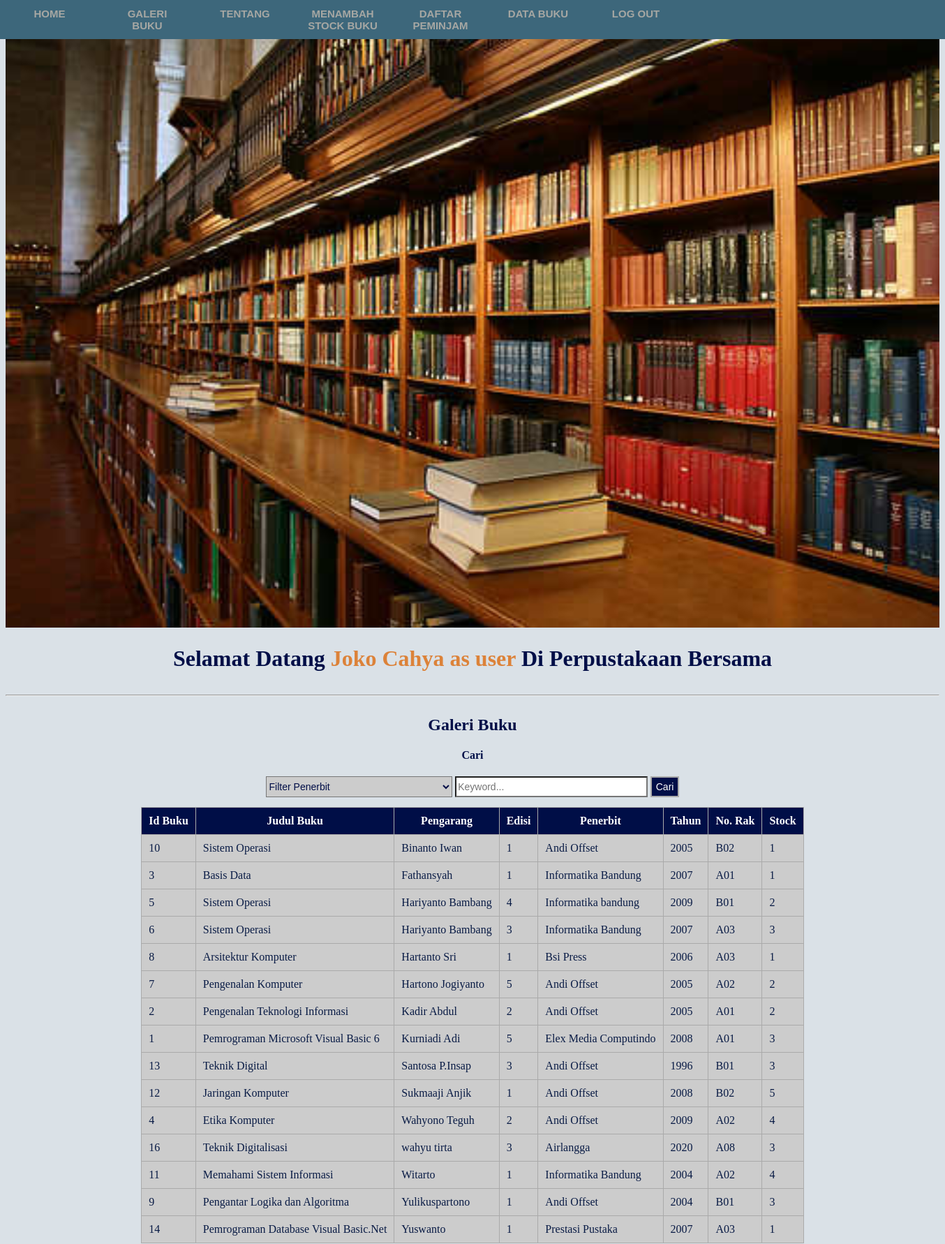
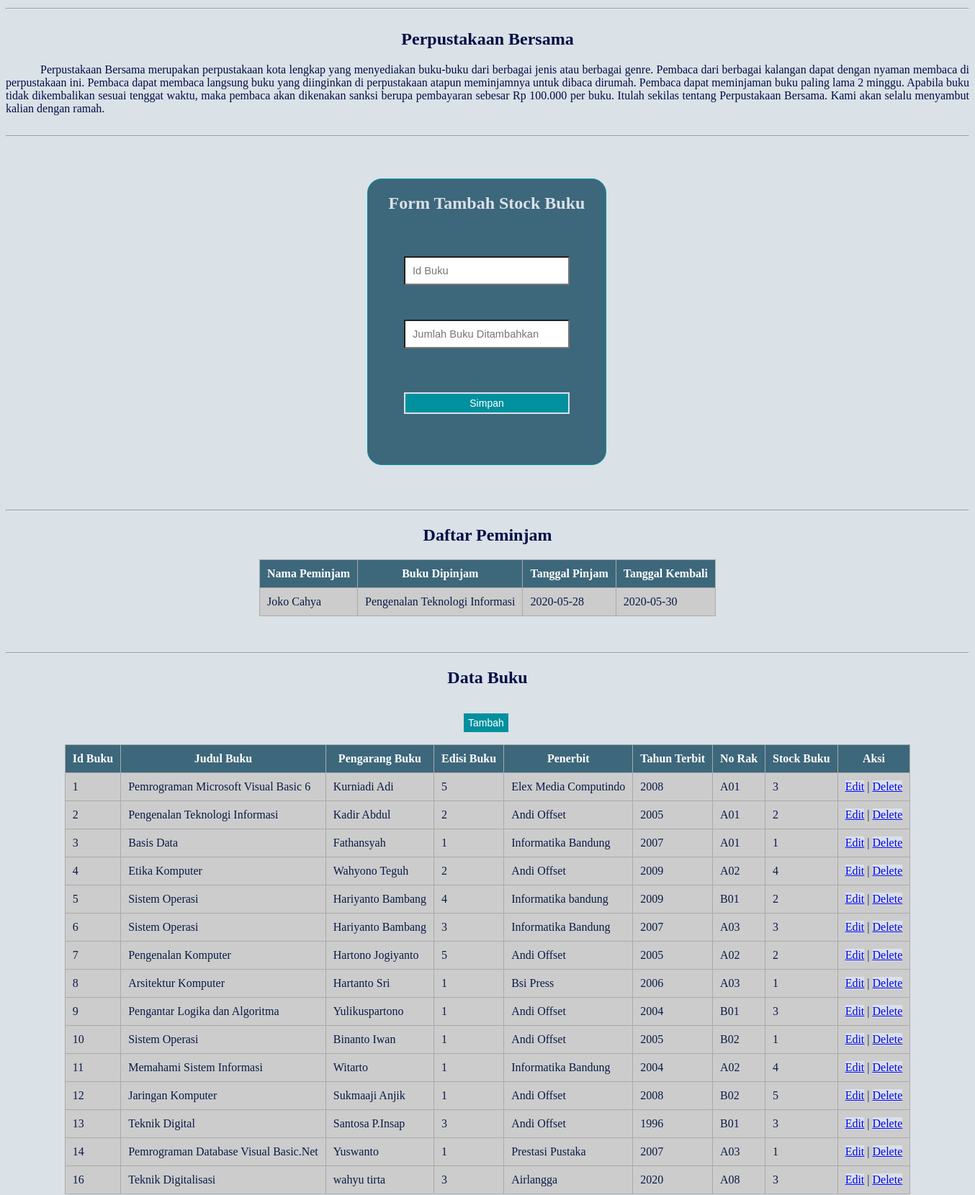
The page /index_admin.php?order=pengarang_buku&&sort=ASC (signed in, upper part) on the database its author committed (2 pictures, top to bottom).
### tables this page shows
CREATE TABLE `buku` (
  `id_buku` int(11) NOT NULL,
  `judul_buku` varchar(50) NOT NULL,
  `pengarang_buku` varchar(30) NOT NULL,
  `edisi_buku` varchar(5) NOT NULL,
  `penerbit` varchar(30) NOT NULL,
  `tahun_terbit` int(5) NOT NULL,
  `no_rak` varchar(5) NOT NULL,
  `stock_buku` int(3) NOT NULL
);

CREATE TABLE `pinjam_buku` (
  `id_pinjamn` int(11) NOT NULL,
  `id_user` int(11) NOT NULL,
  `id_buku` int(11) NOT NULL,
  `tgl_pinjam` date NOT NULL,
  `tgl_kembali` date NOT NULL,
  `status_pinjam` int(11) NOT NULL
);

CREATE TABLE `user` (
  `id_user` int(11) NOT NULL,
  `nama` varchar(30) NOT NULL,
  `jenis_kelamin` enum('Laki-Laki','Perempuan') NOT NULL,
  `no_hp` varchar(15) NOT NULL,
  `alamat` varchar(100) NOT NULL,
  `username` varchar(20) NOT NULL,
  `password` varchar(12) NOT NULL,
  `status` varchar(11) NOT NULL
);

### index_admin.php (the view, shortened to what this page needs)
<!DOCTYPE html>
<html>
<head>
	<link rel="stylesheet" type="text/css" href="CSS/index_admin.css">
</head>
<body>
	<nav class="navigasi">
        <ul>
            <li><a href="#section1">Home</a></li>
            <li><a href="#section2">Galeri Buku</a></li>
            <li><a href="#section3">Tentang</a></li>
            <li><a href="#section4">Menambah Stock Buku</a></li>
            <li><a href="#section5">Daftar Peminjam</a></li>
            <li><a href="#section7">Data Buku</a></li>
            <li><a href="logout.php">Log Out</a></li>
        </ul>
    </nav>
    <div id="section1">
        <img src="Gambar/gedung_perpustakaan.jpg">
        <h1>Selamat Datang <b style="color: #DC8239;"><?php echo $_SESSION['name'];?> as <?php echo $_SESSION['status'];?> </b> Di Perpustakaan Bersama</h1>
    </div>
    <hr>
    <div id="section2">
        <h2>Galeri Buku</h2>
        <?php
            $s_penerbit="";
            $s_keyword="";
            $sort = 'ASC';
            $newsort = 'ASC';
            if (isset($_GET['order'])) {
                $order = $_GET['order'];
                $sort = $_GET['sort'];
                if ($sort == 'DESC') {
                    $newsort = 'ASC';
                }
                else{
                    $newsort = 'DESC';
                }
            }else{
                $order = 'id_buku';
            }
        ?>
        <form method="GET" action="" align="center">
        <h4>Cari</h4>
        <select name="s_penerbit" id="s_penerbit">
            <option value="">Filter Penerbit</option>
        </select>
        <input type="text" name="s_keyword" placeholder="Keyword..." id="s_keyword" value="<?php echo $s_keyword; ?>">
        <button id="search" name="search">Cari</button>
    </form>
    <table align="center" cellpadding="20">
        <thead>
            <tr>
                <th>Id Buku</th>
                <th><a href="?order=judul_buku&&sort=<?php echo $newsort; ?>">Judul Buku</a></th>
                <th><a href="?order=pengarang_buku&&sort=<?php echo $newsort; ?>">Pengarang</a></th>
                <th><a href="?order=edisi_buku&&sort=<?php echo $newsort; ?>">Edisi</a></th>
                <th><a href="?order=penerbit&&sort=<?php echo $newsort; ?>">Penerbit</a></th>
                <th><a href="?order=tahun_terbit&&sort=<?php echo $newsort; ?>">Tahun</a></th>
                <th><a href="?order=no_rak&&sort=<?php echo $newsort; ?>">No. Rak</a></th>
                <th><a href="?order=stock_buku&&sort=<?php echo $newsort; ?>">Stock</a></th>
            </tr>
        </thead>
        <tbody>
            <?php
                include "koneksi.php";
                $search_penerbit = '%'.$s_penerbit.'%';
                $search_keyword = '%'.$s_keyword.'%';
                $query = "SELECT * FROM buku WHERE penerbit LIKE ? AND (judul_buku LIKE ? OR pengarang_buku LIKE ? OR edisi_buku LIKE ? OR tahun_terbit LIKE ? OR no_rak LIKE ? OR stock_buku LIKE ?) ORDER BY $order $sort";
                $buku1 = mysqli_prepare($conn, $query) or die(mysqli_error($conn));
                mysqli_stmt_bind_param($buku1, "sssssss", $search_penerbit, $search_keyword, $search_keyword, $search_keyword, $search_keyword, $search_keyword, $search_keyword);
                mysqli_stmt_execute($buku1);
                $hasil = mysqli_stmt_get_result($buku1);
                if (mysqli_num_rows($hasil) > 0) {
                    while ($rows = mysqli_fetch_assoc($hasil)) {
                        $id_buku = $rows['id_buku'];
                        $judul_buku = $rows['judul_buku'];
                        $pengarang_buku = $rows['pengarang_buku'];
                        $edisi_buku = $rows['edisi_buku'];
                        $penerbit = $rows['penerbit'];
                        $tahun_terbit = $rows['tahun_terbit'];
                        $no_rak = $rows['no_rak'];
                        $stock_buku = $rows['stock_buku'];
            ?>
                <tr>
                    <td><?php echo $id_buku; ?></td>
                    <td><?php echo $judul_buku; ?></td>
                    <td><?php echo $pengarang_buku; ?></td>
                    <td><?php echo $edisi_buku; ?></td>
                    <td><?php echo $penerbit; ?></td>
                    <td><?php echo $tahun_terbit; ?></td>
                    <td><?php echo $no_rak; ?></td>
                    <td><?php echo $stock_buku; ?></td>
                </tr>
                <?php } } else { ?>
                <tr>
                    <td colspan="9" align="center">Tidak Ada Data Ditemukan</td>
                </tr>
                <?php } ?>
        </tbody>
    </table>
    </div>
    <hr>
    <div id="section3">
        <h2>Perpustakaan Bersama</h2>
        <p> Perpustakaan Bersama merupakan perpustakaan kota lengkap yang menyediakan buku-buku dari berbagai jenis atau berbagai genre. Pembaca dari berbagai kalangan dapat dengan nyaman membaca di perpustakaan ini. Pembaca dapat membaca langsung buku yang diinginkan di perpustakaan atapun meminjamnya untuk dibaca dirumah. Pembaca dapat meminjaman buku paling lama 2 minggu. Apabila buku tidak dikembalikan sesuai tenggat waktu, maka pembaca akan dikenakan sanksi berupa pembayaran sebesar Rp 100.000 per buku. Itulah sekilas tentang Perpustakaan Bersama. Kami akan selalu menyambut kalian dengan ramah.</p>
    </div>
    <hr>
    <div id="section4">
    <h2 align="center">Form Tambah Stock Buku</h2>
       <form method="POST" action="input_stock.php">
            <input type="text" name="id_buku" placeholder="Id Buku"><br>
            <input type="text" name="jml_buku" placeholder="Jumlah Buku Ditambahkan"><br>
            <input type="submit" name="simpan" value="Simpan"><br>
       </form>
    </div>
    <hr>
    <div id="section5">
        <h2>Daftar Peminjam</h2>
        <table align="center">
            <thead>
                <tr>
                    <th>Nama Peminjam</th>
                    <th>Buku Dipinjam</th>
                    <th>Tanggal Pinjam</th>
                    <th>Tanggal Kembali</th>
                </tr>
            </thead>
            <tbody>
                <?php
                    include "koneksi.php";
                    $query = mysqli_query($conn, "SELECT nama, judul_buku, tgl_pinjam, tgl_kembali FROM pinjam_buku, user, buku WHERE pinjam_buku.id_user=user.id_user AND pinjam_buku.id_buku=buku.id_buku ORDER BY id_pinjamn") or die(mysqli_error($conn));
                    if (mysqli_num_rows($query) > 0) {
                        while ($rows = mysqli_fetch_assoc($query)) {
                            $nama = $rows['nama'];
                            $judul = $rows['judul_buku'];
                            $tgl_pinjam = $rows['tgl_pinjam'];
                            $tgl_kembali = $rows['tgl_kembali'];
                        ?>
                            <tr>
                                <td><?php echo $nama; ?></td>
                                <td><?php echo $judul; ?></td>
                                <td><?php echo $tgl_pinjam; ?></td>
                                <td><?php echo $tgl_kembali; ?></td>
                            </tr>
                    <?php  } }else{ ?>
                    <tr>
                        <td colspan="4" align="center">Tidak Ada Data Ditemukan</td>
                    </tr>
                    <?php } ?>
            </tbody>
        </table>
    </div>
    <hr>
    <div id="section7">
    <h2>Data Buku</h2>
    <button><a href="#section9">Tambah</a></button>
       <table align="center">
           <thead>
               <tr>
                   <th>Id Buku</th>
                   <th>Judul Buku</th>
                   <th>Pengarang Buku</th>
                   <th>Edisi Buku</th>
                   <th>Penerbit</th>
                   <th>Tahun Terbit</th>
                   <th>No Rak</th>
                   <th>Stock Buku</th>
                   <th>Aksi</th>
               </tr>
           </thead>
           <tbody>
               <?php
                    include "koneksi.php";
                    $query = mysqli_query($conn, "SELECT * FROM buku ORDER BY id_buku") or die(mysqli_error($conn));
                    if (mysqli_num_rows($query) > 0) {
                        while ($rows = mysqli_fetch_assoc($query)) {
                            $id_buku = $rows['id_buku'];
                            $judul = $rows['judul_buku'];
                            $pengarang = $rows['pengarang_buku'];
                            $edisi = $rows['edisi_buku'];
                            $penerbit = $rows['penerbit'];
                            $tahun = $rows['tahun_terbit'];
                            $no_rak = $rows['no_rak'];
                            $stock = $rows['stock_buku'];?>
                            <tr>
                                <td><?php echo $id_buku; ?></td>
                                <td><?php echo $judul; ?></td>
                                <td><?php echo $pengarang; ?></td>
                                <td><?php echo $edisi; ?></td>
                                <td><?php echo $penerbit; ?></td>
                                <td><?php echo $tahun; ?></td>
                                <td><?php echo $no_rak; ?></td>
                                <td><?php echo $stock; ?></td>
                                <?php
                                echo "<td><a href='#section8'>Edit</a> | <a href='delete_buku.php?id_buku=$rows[id_buku]'>Delete</a></td>";?>
                            </tr>
                    <?php  } }else{ ?>
                    <tr>
                        <td colspan="4" align="center">Tidak Ada Data Ditemukan</td>
                    </tr>
                    <?php } ?>
           </tbody>
       </table>
    </div>
</body>
</html>

### CSS/index_admin.css (style rules this page uses)
* { background-color: #dae1e7; scroll-behavior: smooth; }
.navigasi ul { border: 1px solid #3d677b; padding: 0; margin: 0; list-style: none; font-family: Arial, Helvetica, sans-serif; font-size: 15px; font-weight: bold; width: 100%; background-color: #3d677b; overflow: hidden; position: fixed; top: 0; left: 0; }
.navigasi li { float: left; }
.navigasi li a { display: block; color: #a6a7a3; text-align: center; padding: 10px 20px; text-decoration: none; text-transform: uppercase; font-weight: bold; width: 100px; background-color: #3d677b; }
#section1, #section2, #section3, #section4 { display: inline-block; width: 100%; overflow: hidden; }
#section1 img { width: 100%; }
#section1 h1 { text-align: center; color: #000e47; }
#section2 table { border-collapse: collapse; }
#section2 h2, h4 { text-align: center; color: #000e47; }
#section2 th { background-color: #000e47; border: 1px solid #aaaaaa; text-align:left; color:#ffffff; padding: 10px; text-align: center; }
#section2 th a { background-color: #000e47; text-decoration: none; color: #ffffff; }
#section2 td { background-color: #cccccc; border: 1px solid #aaaaaa; padding: 10px; color: #091b45; }
#section2 form { text-align: center; }
#section2 form select { width: 20%; height: 30px; font-size: 14px; margin-bottom: 1%; cursor: pointer; background-color: #cccccc; color: #000e47; }
#section2 form input[type=text] { width: 20%; height: 24px; font-size: 14px; margin-bottom: 1%; background-color: white; }
#section2 form button { width: auto; height: 30px; font-size: 14px; margin-bottom: 1%; background-color: #000e47; color:#ffffff; border: 2px solid #aaaaaa; cursor: pointer; }
#section3 { color: #000e47; }
#section3 h2 { text-align: center; }
#section3 p { text-align: justify; text-indent: 0.5in; }
#section4 { border: 1px solid #00909e; height: auto; width: 330px; margin: 50px 502px; background-color: #3d677b; border-radius: 20px; }
#section4 form { margin: 50px 50px; background-color: #3d677b; display: grid; }
#section4 h2 { text-align: center; color: #dae1e7; background-color: #3d677b; }
#section4 form input[type=text] { box-sizing : border-box; width: 100%; padding: 10px; font-size: 11pt; margin-top: 10px; margin-bottom: 20px; background-color: white; }
#section4 form input[type=submit] { width: auto; height: 30px; font-size: 14px; margin-bottom: 1%; background-color: #00909e; color:#ffffff; border: 2px solid #dae1e7; cursor: pointer; margin-top: 10%; }
#section5 table { border-collapse: collapse; margin-bottom: 50px; }
#section5 h2 { text-align: center; color: #000e47; }
#section5 th { background-color: #3d677b; border: 1px solid #aaaaaa; text-align:left; color: #ffffff; padding: 10px; text-align: center; }
#section5 td { background-color: #cccccc; border: 1px solid #aaaaaa; padding: 10px; color: #091b45; }
#section7 table { border-collapse: collapse; margin-bottom: 50px; }
#section7 h2 { text-align: center; color: #000e47; }
#section7 th { background-color: #3d677b; border: 1px solid #aaaaaa; text-align:left; color: #ffffff; padding: 10px; text-align: center; }
#section7 td { background-color: #cccccc; border: 1px solid #aaaaaa; padding: 10px; color: #091b45; }
#section7 button { width: auto; height: 30px; font-size: 14px; background-color: #00909e; color:#ffffff; border: 2px solid #dae1e7; cursor: pointer; margin: 15px 634px; }
#section7 button a { text-decoration: none; background-color: #00909e; color: #ffffff; }

### rows shown on the page
buku: id_buku "10", judul_buku "Sistem Operasi", pengarang_buku "Binanto Iwan", edisi_buku "1", penerbit "Andi Offset", tahun_terbit "2005", no_rak "B02", stock_buku "1"
buku: id_buku "3", judul_buku "Basis Data", pengarang_buku "Fathansyah", edisi_buku "1", penerbit "Informatika Bandung", tahun_terbit "2007", no_rak "A01", stock_buku "1"
buku: id_buku "5", judul_buku "Sistem Operasi", pengarang_buku "Hariyanto Bambang", edisi_buku "4", penerbit "Informatika bandung", tahun_terbit "2009", no_rak "B01", stock_buku "2"
buku: id_buku "6", judul_buku "Sistem Operasi", pengarang_buku "Hariyanto Bambang", edisi_buku "3", penerbit "Informatika Bandung", tahun_terbit "2007", no_rak "A03", stock_buku "3"
buku: id_buku "8", judul_buku "Arsitektur Komputer", pengarang_buku "Hartanto Sri", edisi_buku "1", penerbit "Bsi Press", tahun_terbit "2006", no_rak "A03", stock_buku "1"
buku: id_buku "7", judul_buku "Pengenalan Komputer", pengarang_buku "Hartono Jogiyanto", edisi_buku "5", penerbit "Andi Offset", tahun_terbit "2005", no_rak "A02", stock_buku "2"
buku: id_buku "2", judul_buku "Pengenalan Teknologi Informasi", pengarang_buku "Kadir Abdul", edisi_buku "2", penerbit "Andi Offset", tahun_terbit "2005", no_rak "A01", stock_buku "2"
buku: id_buku "1", judul_buku "Pemrograman Microsoft Visual Basic 6", pengarang_buku "Kurniadi Adi", edisi_buku "5", penerbit "Elex Media Computindo", tahun_terbit "2008", no_rak "A01", stock_buku "3"
buku: id_buku "13", judul_buku "Teknik Digital", pengarang_buku "Santosa P.Insap", edisi_buku "3", penerbit "Andi Offset", tahun_terbit "1996", no_rak "B01", stock_buku "3"
buku: id_buku "12", judul_buku "Jaringan Komputer", pengarang_buku "Sukmaaji Anjik", edisi_buku "1", penerbit "Andi Offset", tahun_terbit "2008", no_rak "B02", stock_buku "5"
buku: id_buku "4", judul_buku "Etika Komputer", pengarang_buku "Wahyono Teguh", edisi_buku "2", penerbit "Andi Offset", tahun_terbit "2009", no_rak "A02", stock_buku "4"
buku: id_buku "16", judul_buku "Teknik Digitalisasi", pengarang_buku "wahyu tirta", edisi_buku "3", penerbit "Airlangga", tahun_terbit "2020", no_rak "A08", stock_buku "3"
buku: id_buku "11", judul_buku "Memahami Sistem Informasi", pengarang_buku "Witarto", edisi_buku "1", penerbit "Informatika Bandung", tahun_terbit "2004", no_rak "A02", stock_buku "4"
buku: id_buku "9", judul_buku "Pengantar Logika dan Algoritma", pengarang_buku "Yulikuspartono", edisi_buku "1", penerbit "Andi Offset", tahun_terbit "2004", no_rak "B01", stock_buku "3"
buku: id_buku "14", judul_buku "Pemrograman Database Visual Basic.Net", pengarang_buku "Yuswanto", edisi_buku "1", penerbit "Prestasi Pustaka", tahun_terbit "2007", no_rak "A03", stock_buku "1"
pinjam_buku: id_user.nama "Joko Cahya", id_buku.judul_buku "Pengenalan Teknologi Informasi", tgl_pinjam "2020-05-28", tgl_kembali "2020-05-30"

### other values the page prints
$_SESSION['name'] "Joko Cahya"
$_SESSION['status'] "user"
